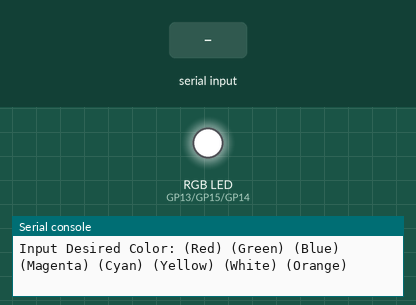
Simulated run of this program. Board: Raspberry Pi Pico running MicroPython. Shown: an RGB LED mixed from three pins (HIGH = lit), the last lines printed to the serial console. The inputs (shaded band) are chosen by the test bench.

Above: at 1.2 s.
1.3 s: "red" typed at the serial console, then Enter
At 2.3 s:
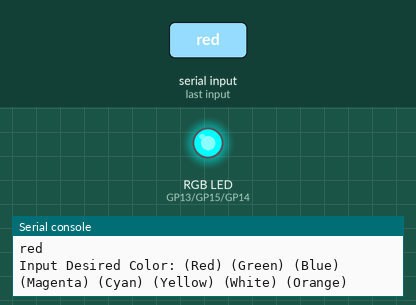
2.8 s: "green" typed at the serial console, then Enter
At 3.5 s:
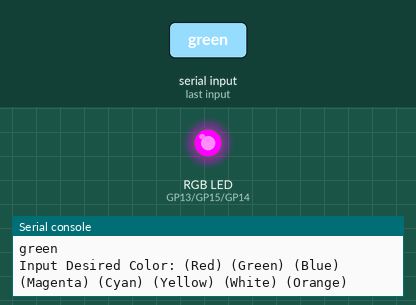
4.3 s: "blue" typed at the serial console, then Enter
At 4.6 s:
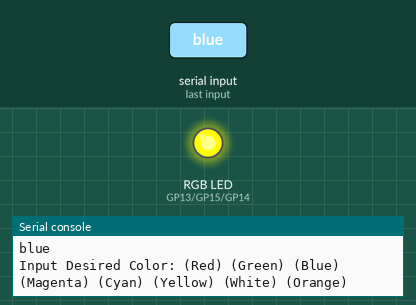
5.8 s: "magenta" typed at the serial console, then Enter
At 7.0 s:
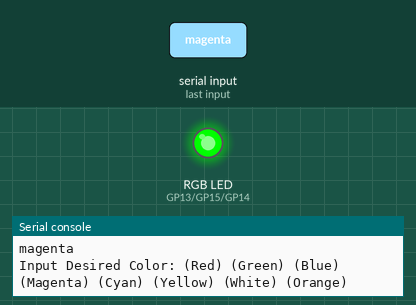
7.3 s: "cyan" typed at the serial console, then Enter
At 8.1 s:
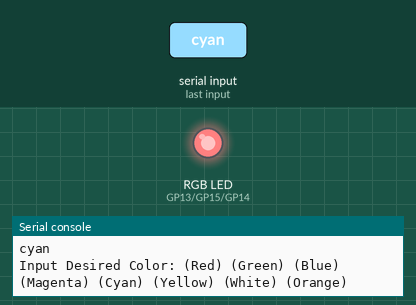
8.8 s: "yellow" typed at the serial console, then Enter
At 9.3 s:
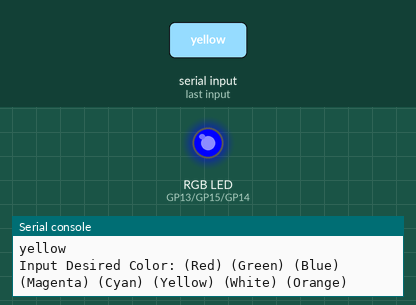
Timing chart, 0 to 11.3 s (numbered marks = the images above; inputs shaded):
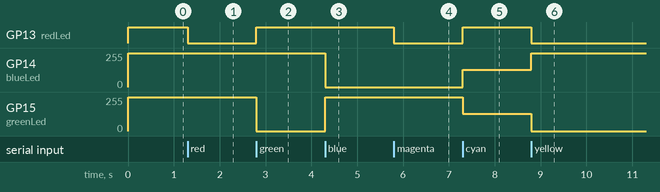

Measured:
- after the input at 1.3 s, GP13 (redLed): HIGH → LOW at once
- after the input at 2.8 s, GP13 (redLed): LOW → HIGH at once; GP15 (greenLed): 255/255 → 0/255 at once
- after the input at 4.3 s, GP14 (blueLed): 255/255 → 0/255 at once; GP15 (greenLed): 0/255 → 255/255 at once
- after the input at 5.8 s, GP13 (redLed): HIGH → LOW at once
- after the input at 7.3 s, GP13 (redLed): LOW → HIGH at once; GP14 (blueLed): 0/255 → 128/255 at once; GP15 (greenLed): 255/255 → 128/255 at once
- after the input at 8.8 s, GP13 (redLed): HIGH → LOW at once; GP14 (blueLed): 128/255 → 255/255 at once; GP15 (greenLed): 128/255 → 0/255 at once

The program:

RGBLed.py
```python
from machine import PWM,Pin
from time import sleep

redPin = 13
bluePin = 14
greenPin = 15
redLed = PWM(Pin(redPin, Pin.OUT))
blueLed = PWM(Pin(bluePin, Pin.OUT))
greenLed = PWM(Pin(greenPin, Pin.OUT))
redLed.freq(1000)
redLed.duty_u16(65535)
blueLed.freq(1000)
blueLed.duty_u16(65535)
greenLed.freq(1000)
greenLed.duty_u16(65535)


def userDefinedRGB():
    color = input('Input Desired Color: (Red) (Green) (Blue) (Magenta) (Cyan) (Yellow) (White) (Orange) ')
    color = color.lower()
    if color == 'red':
        redBrightness = 0
        greenBrightness = 65535
        blueBrightness = 65535
    if color == 'green':
        redBrightness = 65535
        greenBrightness = 0
        blueBrightness = 65535
    if color == 'blue':
        redBrightness = 65535
        greenBrightness = 65535
        blueBrightness = 0
    if color == 'magenta':
        redBrightness = 0
        greenBrightness = 65535
        blueBrightness = 0
    if color == 'cyan':
        redBrightness = 65535
        greenBrightness = 32768
        blueBrightness = 32768
    if color == 'yellow':
        redBrightness = 0
        greenBrightness = 0
        blueBrightness = 65535
    if color == 'white':
        redBrightness = 0
        greenBrightness = 0
        blueBrightness = 0
    if color == 'orange':
        redBrightness = 0
        greenBrightness = 42401
        blueBrightness = 65535

    redLed.duty_u16(redBrightness)
    greenLed.duty_u16(greenBrightness)
    blueLed.duty_u16(blueBrightness)

while True:

    userDefinedRGB()
             
```
